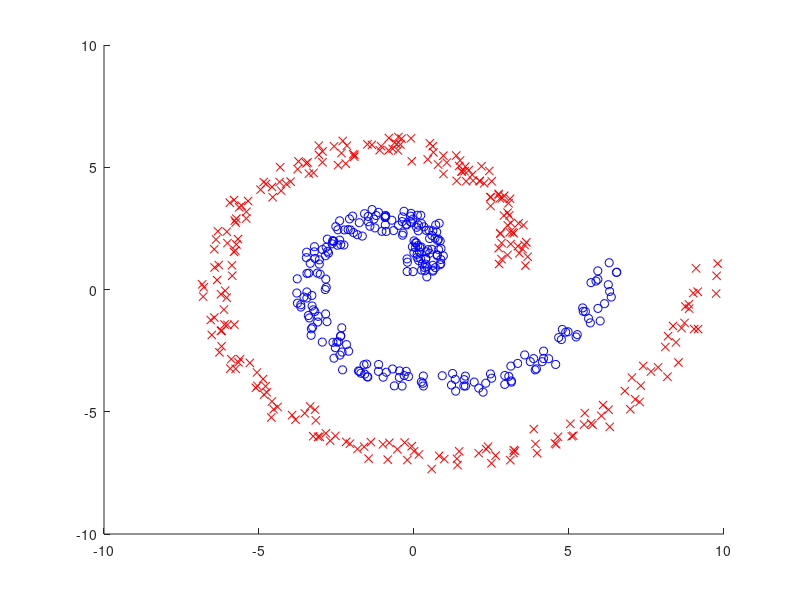
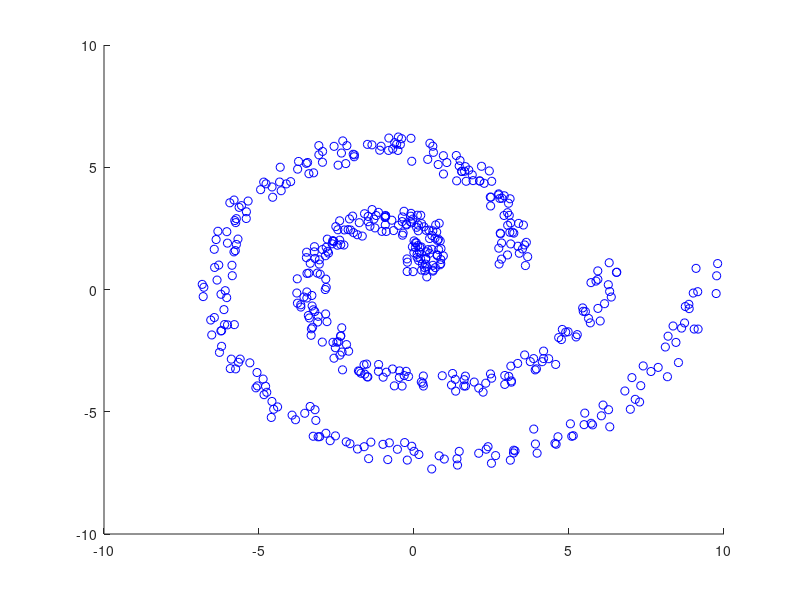

The MATLAB script that drew these images, in order:
n = 500;
c = 2;
k = 10;
t = randperm(n);
a = linspace(0, 2 * pi, n / 2)';
x = [a .* cos(a) a .* sin(a); (a + pi) .* cos(a) (a + pi) .* sin(a)];
x = x + rand(n, 2);
x = x - repmat(mean(x), n, 1);
x2 = sum(x.^2, 2);
d = repmat(x2, 1, n) + repmat(x2', n, 1) - 2 * (x * x');
[p, i] = sort(d);

W = sparse(d <= ones(n, 1) * p(k+1, :));
W = (W + W' ~= 0);
D = diag(sum(W, 2));
L = D - W;
[z, v] = eigs(L, D, c-1, 'sm');

m = z(t(1: c), :);
s0(1: c, 1) = inf;
z2 = sum(z.^2, 2);
for o = 1: 1000
    m2 = sum(m.^2, 2);
    [u, y] = min(repmat(m2, 1, n) + repmat(z2', c, 1) - 2 * m * z');
    for t = 1: c
        m(t, :) = mean(z(y==t, :));
        s(t, 1) = mean(d(y==t));
    end
    if norm(s - s0) < 0.001, break, end
    s0 = s;
end

figure(1); clf; hold on; axis([-10 10 -10 10])
plot(x(y==1, 1), x(y==1, 2), 'bo');
plot(x(y==2, 1), x(y==2, 2), 'rx');

figure(2); clf; hold on; axis([-10 10 -10 10])
plot(x(:, 1), x(:, 2), 'bo');